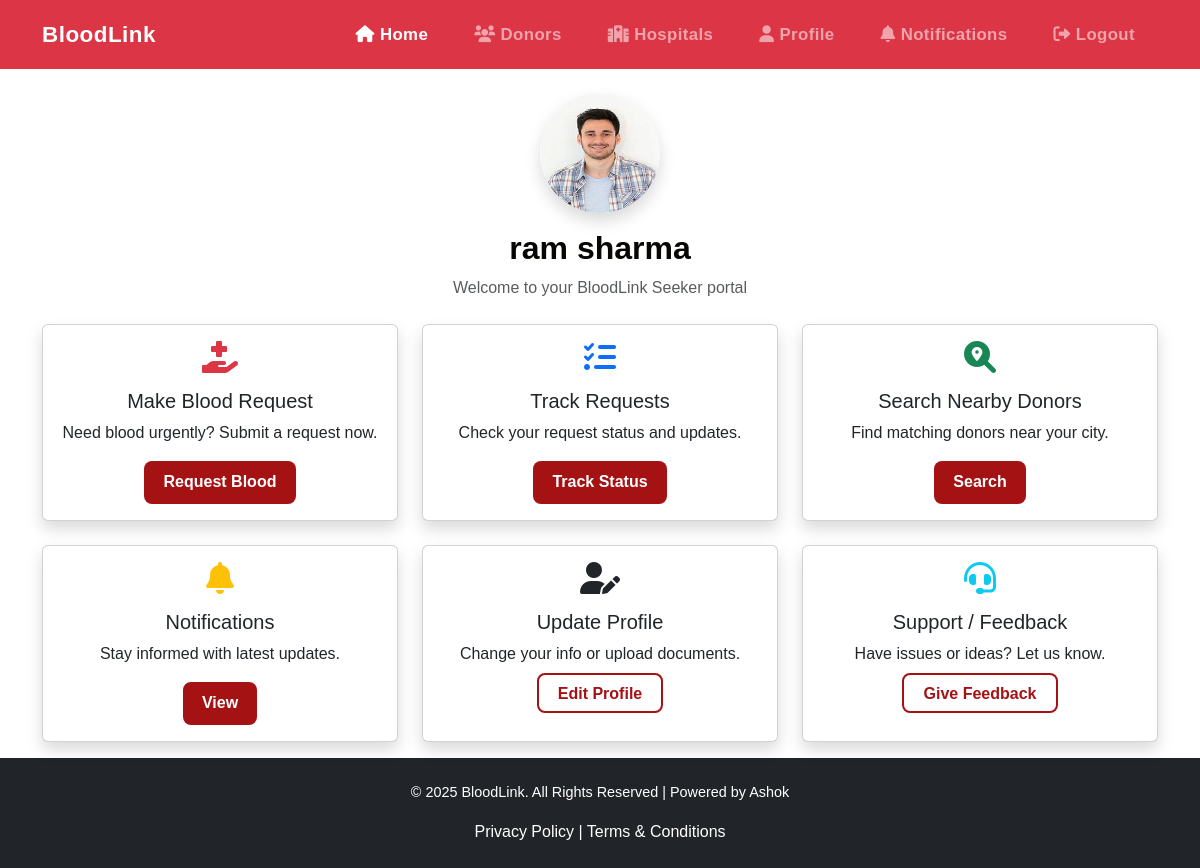
The app's page /BloodManagementSystem/dashboard/seekerdash.php (signed in) with its own data.
### tables this page shows
CREATE TABLE `seekers` (
  `user_id` int(11) NOT NULL,
  `name` varchar(100) NOT NULL,
  `phone_number` varchar(15) DEFAULT NULL,
  `blood_group_needed` varchar(5) NOT NULL,
  `city` varchar(100) NOT NULL,
  `national_id_number` varchar(50) NOT NULL,
  `national_id_photo` varchar(255) DEFAULT NULL,
  `seeker_photo` varchar(255) DEFAULT NULL,
  PRIMARY KEY (`user_id`),
  CONSTRAINT `seekers_ibfk_1` FOREIGN KEY (`user_id`) REFERENCES `users` (`id`)
);

### BloodManagementSystem/dashboard/seekerdash.php (the view, shortened to what this page needs)
<?php
include('../includes/db.php');
$user_id = $_SESSION['user_id'];
$result = mysqli_query($conn, "SELECT name, seeker_photo FROM seekers WHERE user_id = $user_id");
$row = mysqli_fetch_assoc($result);
$name = $row['name'];
$photo = !empty($row['seeker_photo']) ? $row['seeker_photo'] : 'default.png';
?>
<!DOCTYPE html>
<html lang="en">
<head>
    <link href="https://cdn.jsdelivr.net/npm/bootstrap@5.3.0/dist/css/bootstrap.min.css" rel="stylesheet">
    <link href="https://cdnjs.cloudflare.com/ajax/libs/font-awesome/6.0.0/css/all.min.css" rel="stylesheet">
    <link href="../style.css" rel="stylesheet">
</head>
<body>
<nav class="navbar navbar-expand-lg navbar-dark bg-danger" >
    <div class="container">
        <a class="navbar-brand" href="seekerdash.php">BloodLink</a>
        <div class="collapse navbar-collapse justify-content-end custom-collapse" id="navbarNav">
            <ul class="navbar-nav">
                <li class="nav-item"><a class="nav-link active" href="seekerdash.php"><i class="fas fa-home"></i> Home</a></li>
                    <li class="nav-item"><a class="nav-link" href="../donors/list_donors_for_seekers.php"><i class="fas fa-users"></i> Donors</a></li>
                    <li class="nav-item"><a class="nav-link" href="../hospital/hospital_with_bloodstock.php"><i class="fas fa-hospital"></i> Hospitals</a></li>
                    <li class="nav-item"><a class="nav-link " href="../seekers/seeker_profile.php"><i class="fas fa-user"></i> Profile</a></li>
                    <li class="nav-item"><a class="nav-link" href="../notifications/notification_seeker.php"><i class="fas fa-bell"></i> Notifications</a></li>
                    <li class="nav-item"><a class="nav-link" href="../logout.php"><i class="fas fa-sign-out-alt"></i> Logout</a></li>
            </ul>
        </div>
    </div>
</nav>
<div class="container mt-4">
    <div class="text-center mb-4">
        <img src="../uploads/seeker_photos/<?php echo $photo; ?>" class="rounded-circle shadow" width="120" height="120" alt="Seeker Photo">
        <h2 class="mt-3 fw-bold"><?php echo $name; ?></h2>
        <p class="text-muted">Welcome to your BloodLink Seeker portal</p>
    </div>
    <div class="row g-4">
        <div class="col-md-6 col-lg-4">
            <div class="card h-100 shadow feature-box">
                <div class="card-body text-center">
                    <i class="fas fa-hand-holding-medical fa-2x mb-3 text-danger"></i>
                    <h5 class="card-title">Make Blood Request</h5>
                    <p class="card-text">Need blood urgently? Submit a request now.</p>
                    <a href="../BloodRequest/add_blood_request.php" class="custom-btn">Request Blood</a>
                </div>
            </div>
        </div>
        <div class="col-md-6 col-lg-4">
            <div class="card h-100 shadow feature-box">
                <div class="card-body text-center">
                    <i class="fas fa-tasks fa-2x mb-3 text-primary"></i>
                    <h5 class="card-title">Track Requests</h5>
                    <p class="card-text">Check your request status and updates.</p>
                    <a href="../BloodRequest/track_request.php" class="custom-btn">Track Status</a>
                </div>
            </div>
        </div>
        <div class="col-md-6 col-lg-4">
            <div class="card h-100 shadow feature-box">
                <div class="card-body text-center">
                    <i class="fas fa-search-location fa-2x mb-3 text-success"></i>
                    <h5 class="card-title">Search Nearby Donors</h5>
                    <p class="card-text">Find matching donors near your city.</p>
                    <a href="../donors/search_donors.php" class="custom-btn">Search</a>
                </div>
            </div>
        </div>
        <div class="col-md-6 col-lg-4">
            <div class="card h-100 shadow feature-box">
                <div class="card-body text-center">
                    <i class="fas fa-bell fa-2x mb-3 text-warning"></i>
                    <h5 class="card-title">Notifications</h5>
                    <p class="card-text">Stay informed with latest updates.</p>
                    <a href="../notifications/notification_seeker.php?= $user_id ?>" class="custom-btn">View</a>
                </div>
            </div>
        </div>
        <div class="col-md-6 col-lg-4">
            <div class="card h-100 shadow feature-box">
                <div class="card-body text-center">
                    <i class="fas fa-user-edit fa-2x mb-3 text-dark"></i>
                    <h5 class="card-title">Update Profile</h5>
                    <p class="card-text">Change your info or upload documents.</p>
                    <a href="../seekers/update_seeker.php?user_id=<?= $user_id ?>" class="custom-btn-outline">Edit Profile</a>
                </div>
            </div>
        </div>
        <div class="col-md-6 col-lg-4">
            <div class="card h-100 shadow feature-box">
                <div class="card-body text-center">
                    <i class="fas fa-headset fa-2x mb-3 text-info"></i>
                    <h5 class="card-title">Support / Feedback</h5>
                    <p class="card-text">Have issues or ideas? Let us know.</p>
                    <a href="../issues/feedback.php" class="custom-btn-outline">Give Feedback</a>
                </div>
            </div>
        </div>
    </div>
</div>
<footer class="bg-dark text-white text-center py-4 mt-3">
    <div class="container">
        <p>&copy; <?= date('Y') ?> BloodLink. All Rights Reserved | Powered by Ashok</p>
        <a href="#" class="text-white">Privacy Policy</a> | <a href="#" class="text-white">Terms & Conditions</a>
    </div>
</footer>
</body>
</html>

### BloodManagementSystem/style.css (style rules this page uses)
body { font-family: 'Arial', sans-serif; color: #070603; }
@media (min-width: 992px) { .navbar-nav .nav-link { margin: 0 15px; font-weight: 600; font-size: 1.05rem; letter-spacing: 0.4px; transition: color 0.3s ease; } }
.navbar { padding-top: 0.8rem; padding-bottom: 0.8rem; }
.navbar-brand { font-weight: 700; font-size: 1.4rem; letter-spacing: 0.5px; }
footer { background-color: #070603; }
footer p { font-size: 0.9rem; }
footer a { color: #B79455; text-decoration: none; }
.custom-btn { color: #fff; border: none; padding: 0.1rem 0.3rem; border-radius: 0.4rem; transition: all 0.3s ease; font-weight: 500; text-decoration: none; display: inline-block; }
.custom-btn { background-color: #a41214; color: #fff; border: none; padding: 0.6rem 1.2rem; font-weight: 600; border-radius: 0.5rem; transition: background-color 0.3s ease, color 0.3s ease; }
.custom-btn-outline { background-color: transparent; border: 2px solid #a41214; color: #a41214; padding: 0.6rem 1.2rem; font-weight: 600; border-radius: 0.5rem; text-align: center; text-decoration: none; transition: all 0.3s ease; }
.feature-box { transition: transform 0.3s ease, box-shadow 0.3s ease; }

### records on screen
seekers: seeker_photo (picture), name "ram sharma"
